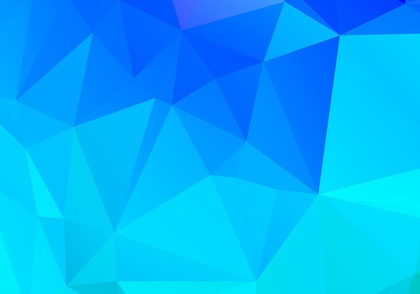
%> input picture test.jpg, 420 x 294 px, shrunk from 1400 x 980 before the run
$ octave image_enhancement.m   (GNU Octave 9; MATLAB toolbox functions it lacks are replaced by stand-ins)
%> lines starting %> are read from the running program, lines starting %| are printed output that depends on the picture
clear;
close all;
clc;
im = imread('test.jpg');
%> im is the input picture: size 294x420x3 uint8; mean R, G, B 1.6, 174.8, 252.2
im = rgb2gray(im);
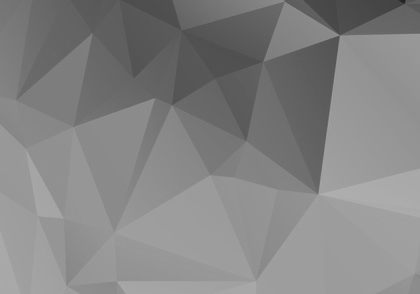
%> im: size 294x420 uint8; min 33, max 177, mean 131.9

H = imhist(im);
%> H = 256 values, max 7450 at index 158, min 0 at index 1, mean 482.3

C = zeros(1,256);
C(1) = H(1);
for i = 2:1:256,
    C(i) = C(i - 1) + H(i);
end;
%> after the loop, C = 256 values from 0 to 123480

g = zeros(size(im));
for r = 1:1:size(im, 1),
    for c = 1:1:size(im, 2),
        value = im(r,c);
        g(r, c) = 256 * (C(value + 1) / (size(im, 1) * size(im, 2)));
    end;
end;
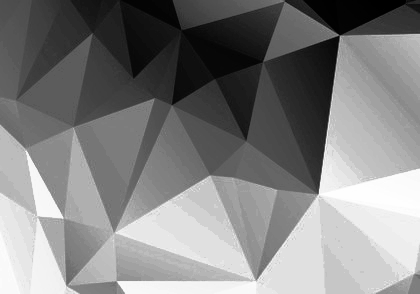
%> g: size 294x420 double; min 0.00207, max 256, mean 130.4; drawn with min black and max white

g = uint8(g);
%> g: size 294x420 uint8
Hg = imhist(g);
%> Hg = 256 values, max 7450 at index 226, min 0 at index 8, mean 482.3
Cg = zeros(1, 256);
Cg(1) = Hg(1);
for i = 2:1:256,
    Cg(i) = Cg(i - 1) + Hg(i);
end;
%> after the loop, Cg = 256 values from 208 to 123480

figure, imshow(im), title('input image');
figure, imshow(g), title('Processed Image');

figure, plot(C), title('Hist input');
%> after `title('Hist input')`:
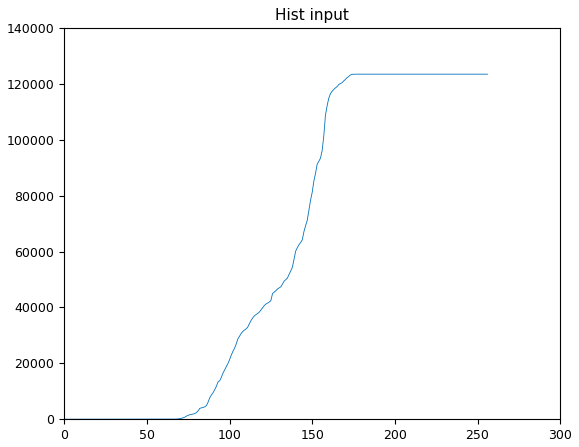
%> figure redrawn from the program's plot data; curve peaks at x = 178, y = 123480
figure, plot(Cg), title('Hist output');
